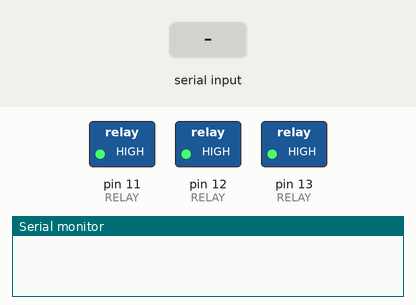
Simulated run of this sketch. Board: Arduino Uno, built with avr-gcc and run on an emulated ATmega328P. Parts: switched loads named in the sketch (green lamp = pin HIGH), the last lines printed to the serial monitor. Inputs (shaded band) come from the test bench.

Above: at 1.2 s.
1.3 s: "7\n" received over the second serial link
At 2.2 s:
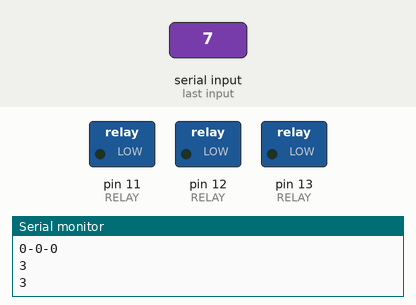
3.0 s: "5\n" received over the second serial link
At 4.0 s:
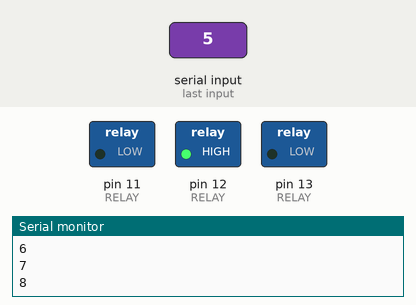
4.7 s: "3\n" received over the second serial link
At 5.9 s:
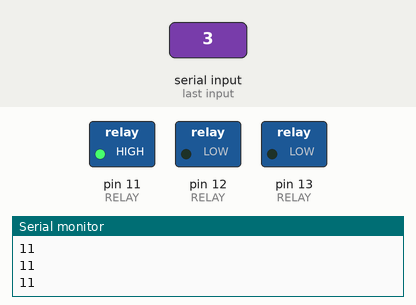
6.2 s: "2\n" received over the second serial link
At 7.0 s:
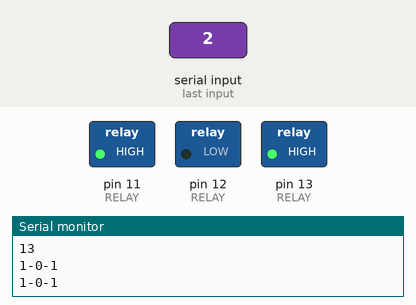
7.9 s: "1\n" received over the second serial link
At 9.1 s:
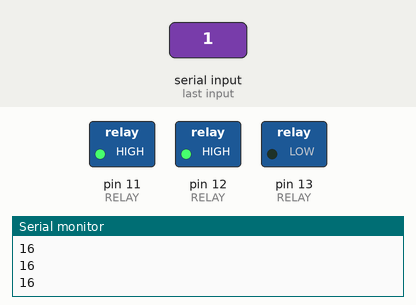
9.4 s: "6\n" received over the second serial link
At 10.0 s:
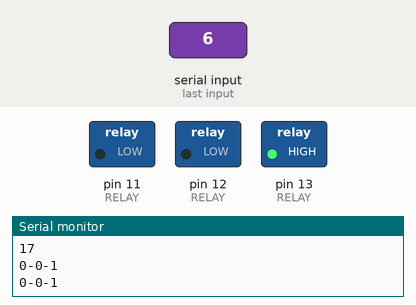
Timing chart, 0 to 12.1 s (numbered marks = the images above; inputs shaded):
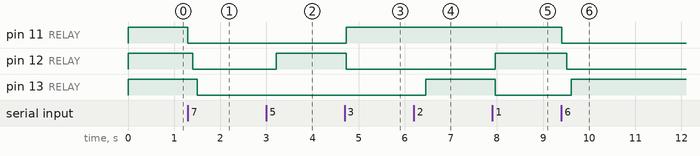

Measured:
- after the input at 1.3 s, pin 11 (RELAY): HIGH → LOW at once; pin 12 (RELAY): HIGH → LOW after 0.10 s; pin 13 (RELAY): HIGH → LOW after 0.20 s
- after the input at 3.0 s, pin 12 (RELAY): LOW → HIGH after 0.21 s
- after the input at 4.7 s, pin 11 (RELAY): LOW → HIGH at once; pin 12 (RELAY): HIGH → LOW at once
- after the input at 6.2 s, pin 13 (RELAY): LOW → HIGH after 0.26 s
- after the input at 7.9 s, pin 12 (RELAY): LOW → HIGH after 0.06 s; pin 13 (RELAY): HIGH → LOW after 0.06 s
- after the input at 9.4 s, pin 11 (RELAY): HIGH → LOW at once; pin 12 (RELAY): HIGH → LOW after 0.11 s; pin 13 (RELAY): LOW → HIGH after 0.21 s

The sketch:

YC_Relay_Watt.ino
```cpp
#include <Time.h>
#include <SoftwareSerial.h>

#define RELAY0 11
#define RELAY1 12
#define RELAY2 13

const int _length = 3;
const int RELAY[_length] = {RELAY0, RELAY1, RELAY2};
const double wattPerSec = 0.01;
const unsigned long interval = 1000;
unsigned long startTime[_length] = {0, 0, 0};
int total_sec = 0;
int val[_length] = {0, 0, 0};
int old_val[_length] = {0, 0, 0};
int state[_length] = {1, 1, 1};
byte flag = 0;
double totalWatt = 0;

SoftwareSerial BTSerial(4, 5);    // rx, tx 설정 (교차로 아두이노 핀에 끼우기!)

void setup() {
  for (int i = 0; i < _length; i++) {
    pinMode(RELAY[i], OUTPUT);
  }
  Serial.begin(9600);
  BTSerial.begin(9600);
}

void loop() {
  while (BTSerial.available()) {    //안드로이드에서 바이트형 데이터를 아두이노에서 받는 부분
    flag = BTSerial.read();
    if (flag == 55) {
      state[0] = 0;
      state[1] = 0;
      state[2] = 0;
    }
    else if (flag == 54) {
      state[0] = 0;
      state[1] = 0;
      state[2] = 1;
    }
    else if (flag == 53) {
      state[0] = 0;
      state[1] = 1;
      state[2] = 0;
    }
    else if (flag == 52) {
      state[0] = 0;
      state[1] = 1;
      state[2] = 1;
    }
    else if (flag == 51) {
      state[0] = 1;
      state[1] = 0;
      state[2] = 0;
    }
    else if (flag == 50) {
      state[0] = 1;
      state[1] = 0;
      state[2] = 1;
    }
    else if (flag == 49) {
      state[0] = 1;
      state[1] = 1;
      state[2] = 0;
    }
    else if (flag == 48) {
      state[0] = 1;
      state[1] = 1;
      state[2] = 1;
    }
    Serial.print("\n");
    Serial.print(state[0]);
    Serial.print("-");
    Serial.print(state[1]);
    Serial.print("-");
    Serial.print(state[2]);
    Serial.print("\n");
  }
  for (int i = 0; i < _length; i++) {
    if (state[i] == 1) {
      digitalWrite(RELAY[i], HIGH); //차단기 ON
    } else {
      digitalWrite(RELAY[i], LOW);  //차단기 OFF
      if (startTime[i] + interval < millis()) {
        startTime[i] = millis();
        calSec();
      }
      delay(100
           );
      if (i == 2) {
        BTSerial.print("A");
        BTSerial.print(total_sec);
        Serial.println(total_sec);
      }
    }
  }
}

void calSec() {
  total_sec += 1;
}
```
